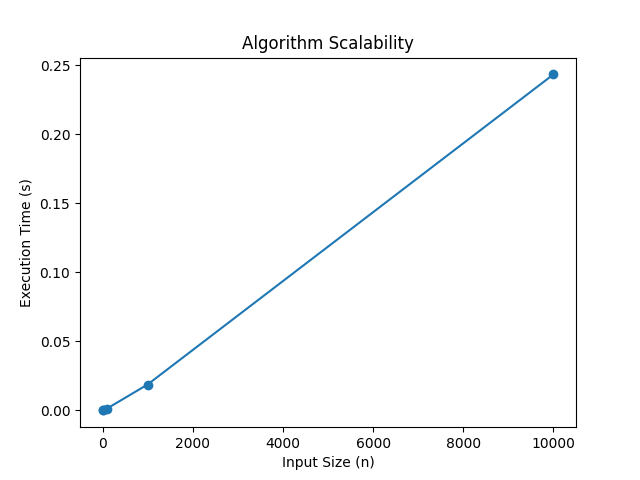

The script that drew this image:
import timeit
import matplotlib.pyplot as plt
import random



# q2. part a

def merge_sort(arr):
    if len(arr) > 1:
        mid = len(arr) // 2
        left_half = arr[:mid]
        right_half = arr[mid:]

        merge_sort(left_half)
        merge_sort(right_half)

        i, j, k = 0, 0, 0

        while i < len(left_half) and j < len(right_half):
            if left_half[i] < right_half[j]:
                arr[k] = left_half[i]
                i += 1
            else:
                arr[k] = right_half[j]
                j += 1
            k += 1

        while i < len(left_half):
            arr[k] = left_half[i]
            i += 1
            k += 1

        while j < len(right_half):
            arr[k] = right_half[j]
            j += 1
            k += 1

def find_pairs_with_sum(arr, target_sum):
    merge_sort(arr)  # Sort the array using Merge Sort

    pairs = []
    left, right = 0, len(arr) - 1

    while left < right:
        current_sum = arr[left] + arr[right]

        if current_sum == target_sum:
            pairs.append((arr[left], arr[right]))
            left += 1
            right -= 1
        elif current_sum < target_sum:
            left += 1
        else:
            right -= 1

    return pairs

# Example usage:
arr = [4, 7, 1, 3, 9, 2, 6]
target_sum = 10
result = find_pairs_with_sum(arr, target_sum)
print(result)

# q2. part c

# Experiment with different input sizes (n)
# input_sizes = [1, 10, 100, 1000, 10000, 1000000] # can't run 10^6 because it takes a long time
input_sizes = [1, 10, 100, 1000, 10000]
execution_times = []

for size in input_sizes:
    input_data = [random.randint(1, size) for _ in range(size)]
    target_sum = random.randint(1, size * 2)

    # Measure the execution time for the current input size
    execution_time = timeit.timeit("find_pairs_with_sum(input_data, target_sum)", globals=globals(), number=10)
    execution_times.append(execution_time)

# Plot the results
plt.plot(input_sizes, execution_times, marker='o')
plt.xlabel("Input Size (n)")
plt.ylabel("Execution Time (s)")
plt.title("Algorithm Scalability")
plt.show()
